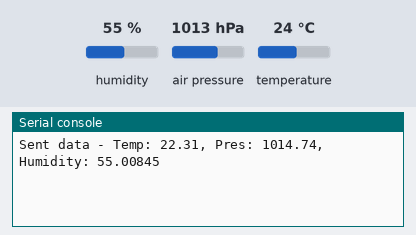
Simulated run of this program. Board: ESP32 board running MicroPython. Parts: the last lines printed to the serial console. The inputs (shaded band) are chosen by the test bench; at power-on: humidity 55 %, air pressure 1013 hPa, temperature 24 °C. Library files of the repository ran but are not shown: BME280.py.

Above: at 1.2 s.
1.3 s: humidity set to 22 %
At 2.7 s:
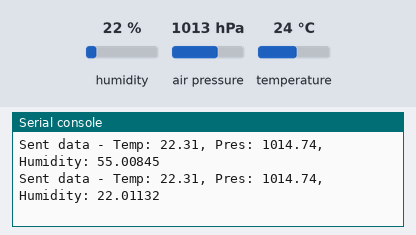
2.8 s: air pressure set to 952 hPa
At 4.2 s:
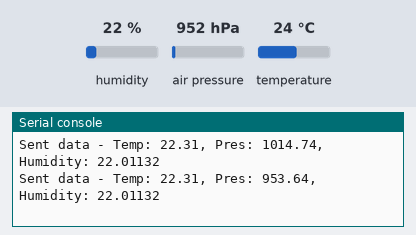
4.3 s: temperature set to 12 °C
At 6.5 s:
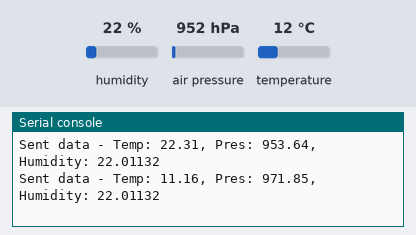
Timing chart, 0 to 8.0 s (numbered marks = the images above; inputs shaded):
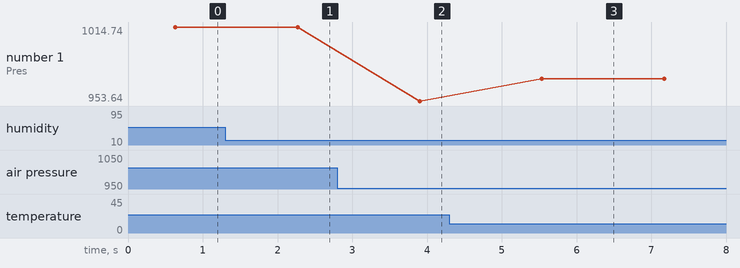

Measured:
- after the input at 1.3 s, the serial console: prints a new line after 0.97 s (image 1)
- after the input at 2.8 s, the serial console: prints a new line after 1.1 s (image 2)
- after the input at 4.3 s, the serial console: prints a new line after 1.2 s (image 3)
- plotted number 1: 1014.74 → 953.64 after the input at 2.8 s, 953.64 → 971.85 after the input at 4.3 s

The program:

txlast.py
```python
from machine import Pin, I2C, UART
import time

# ESP32 - Pin assignment for I2C and UART
I2C_SCL_PIN_BME = 22  # SCL pin for BME280
I2C_SDA_PIN_BME = 21  # SDA pin for BME280

I2C_SCL_PIN_SI = 32  # SCL pin for SI7021
I2C_SDA_PIN_SI = 33  # SDA pin for SI7021

E32_UART_NUM = 2
E32_TX_PIN = 17
E32_RX_PIN = 16
BAUD_RATE = 9600

# Create I2C objects for BME280 and SI7021 sensors
i2c_bme = I2C(scl=Pin(I2C_SCL_PIN_BME), sda=Pin(I2C_SDA_PIN_BME), freq=10000)
i2c_si = I2C(0, scl=Pin(I2C_SCL_PIN_SI), sda=Pin(I2C_SDA_PIN_SI), freq=100000)

# Create UART object for E32 module
uart_e32 = UART(E32_UART_NUM, baudrate=BAUD_RATE, tx=Pin(E32_TX_PIN), rx=Pin(E32_RX_PIN))

# Function to read temperature and pressure from BME280
def read_bme280():
    try:
        import BME280  # Import BME280 module here to avoid module not found errors
        bme = BME280.BME280(i2c=i2c_bme)
        temp = bme.temperature
        pres = bme.pressure
        return temp, pres
    except Exception as e:
        print("Error reading BME280 sensor:", e)
        return None, None

# Function to read humidity from SI7021 sensor
def read_si7021():
    try:
        # Request humidity measurement
        i2c_si.writeto(0x40, b'\xF5')
        time.sleep(0.5)
        data = i2c_si.readfrom(0x40, 2)
        humidity = ((data[0] << 8) + data[1]) * 125 / 65536 - 6
        return humidity
    except OSError as e:
        print("Failed to read from SI7021 sensor:", e)
        return None

# Function to send data via E32 module

def send_data_to_e32(temp, pres, humidity):
    try:
        # Remove units from temperature and pressure
        temp_value = temp[:-1]  # Remove last character (unit)
        pres_value = pres[:-3]  # Remove last three characters (unit)

        # Format data
        data = f"{temp_value},{pres_value},{humidity}"

        # Send data via UART to E32 module
        uart_e32.write(data + '\r\n')

        # Print sent data
        print(f"Sent data - Temp: {temp_value}, Pres: {pres_value}, Humidity: {humidity}")
    except Exception as e:
        print("Failed to send data via E32:", e)

# Main loop to read sensors and send data
while True:
    try:
        # Read BME280 sensor data
        temp, pres = read_bme280()

        # Read SI7021 sensor data (humidity)
        humidity = read_si7021()

        # Send data via E32 module if all sensor readings are valid
        if temp is not None and pres is not None and humidity is not None:
            send_data_to_e32(temp, pres, humidity)
        else:
            print("Invalid sensor readings. Skipping sending data.")

    except Exception as e:
        print("Main loop error:", e)

    # Delay before looping again
    time.sleep(1)
```
